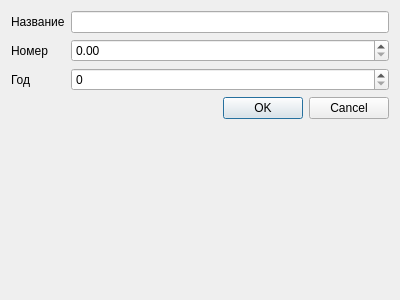
<?xml version="1.0" encoding="UTF-8"?>
<ui version="4.0">
 <class>BookDialog</class>
 <widget class="QDialog" name="BookDialog">
  <property name="geometry">
   <rect>
    <x>0</x>
    <y>0</y>
    <width>400</width>
    <height>300</height>
   </rect>
  </property>
  <property name="windowTitle">
   <string>Dialog</string>
  </property>
  <layout class="QFormLayout" name="formLayout">
   <item row="0" column="0">
    <widget class="QLabel" name="label">
     <property name="text">
      <string>Название</string>
     </property>
    </widget>
   </item>
   <item row="0" column="1">
    <widget class="QLineEdit" name="name"/>
   </item>
   <item row="1" column="0">
    <widget class="QLabel" name="label_2">
     <property name="text">
      <string>Номер</string>
     </property>
    </widget>
   </item>
   <item row="1" column="1">
    <widget class="QDoubleSpinBox" name="number"/>
   </item>
   <item row="2" column="0">
    <widget class="QLabel" name="label_3">
     <property name="text">
      <string>Год</string>
     </property>
    </widget>
   </item>
   <item row="2" column="1">
    <widget class="QSpinBox" name="year"/>
   </item>
   <item row="3" column="0" colspan="2">
    <widget class="QDialogButtonBox" name="buttonBox">
     <property name="orientation">
      <enum>Qt::Horizontal</enum>
     </property>
     <property name="standardButtons">
      <set>QDialogButtonBox::Cancel|QDialogButtonBox::Ok</set>
     </property>
    </widget>
   </item>
  </layout>
 </widget>
 <resources/>
 <connections>
  <connection>
   <sender>buttonBox</sender>
   <signal>accepted()</signal>
   <receiver>BookDialog</receiver>
   <slot>accept()</slot>
   <hints>
    <hint type="sourcelabel">
     <x>248</x>
     <y>254</y>
    </hint>
    <hint type="destinationlabel">
     <x>157</x>
     <y>274</y>
    </hint>
   </hints>
  </connection>
  <connection>
   <sender>buttonBox</sender>
   <signal>rejected()</signal>
   <receiver>BookDialog</receiver>
   <slot>reject()</slot>
   <hints>
    <hint type="sourcelabel">
     <x>316</x>
     <y>260</y>
    </hint>
    <hint type="destinationlabel">
     <x>286</x>
     <y>274</y>
    </hint>
   </hints>
  </connection>
 </connections>
</ui>
